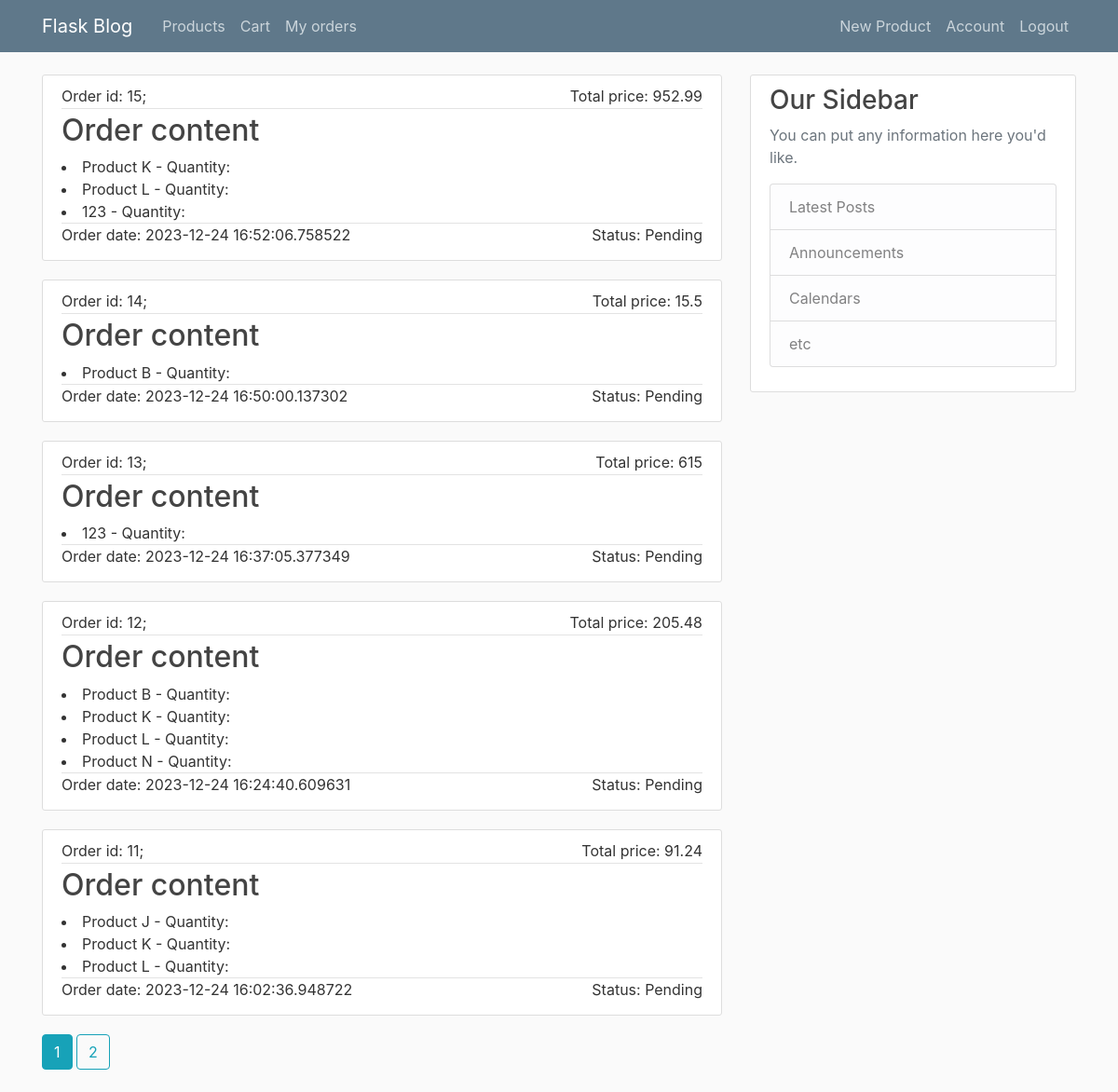
The app's page /orders (signed in) with its own data.
### flaskblog/models.py (models this page shows, shortened)
class Orders(db.Model):
    id = db.Column(db.Integer, primary_key=True)
    userId = db.Column(db.Integer, db.ForeignKey('user.id'), nullable=False)
    orderedProducts = db.Column(db.JSON, nullable=False)
    totalAmount = db.Column(db.Float, nullable=False)
    orderStatus = db.Column(db.String(20), nullable=False)
    warehouseId = db.Column(db.Integer, db.ForeignKey('warehouse.id'), nullable=False)
    orderDate = db.Column(db.DateTime, default=datetime.utcnow, nullable=False)
    warehouse = db.relationship('Warehouse', backref='orders')

class Product(db.Model):
    id = db.Column(db.Integer, primary_key=True)
    name = db.Column(db.String(20), nullable=False, unique=True)
    category = db.Column(db.String(20), nullable=False)
    price = db.Column(db.Float, nullable=False)
    quantityInStock = db.Column(db.Integer, nullable=False)
    unitOfMeasure = db.Column(db.String(20), nullable=False)
    description = db.Column(db.Text, nullable=False)

### flaskblog/main/routes.py (the view)
@main.route("/orders")
@login_required
def orders():
    page = request.args.get('page', 1, type=int)
    orders = Orders.query.filter(Orders.userId == current_user.id).order_by(Orders.orderDate.desc())
    print(orders)
    products_list=[]
    cart_dict={}
    for order in orders:
        cart_dict = json.loads(order.orderedProducts)
        cart_dict = dict(sorted(cart_dict.items()))
        products = Product.query.filter(Product.id.in_(list(cart_dict.keys())))
        products_list.append(products)
    orders = orders.paginate(page=page, per_page=5)
    return render_template('orders.html', title='Orders', orders=orders, products_list=products_list, cart_dict=cart_dict, zip=zip)

### flaskblog/models.py (called while the page is built)
@login_manager.user_loader
def load_user(user_id):
    return User.query.get(int(user_id))

    def has_roles(self, role):
        if isinstance(role, str):
            return role in (role.name for role in self.roles)
        else:
            return role in self.roles

### flaskblog/templates/orders.html
{% extends "layout.html" %}
{% block content %}
    {% for order, products in zip(orders.items, products_list) %}
        <article class="media content-section">
          <div class="media-body">
            <div class="order-metadata">
              <p class="no-line-break">Order id: {{ order.id }}; </p>
              <p class="no-line-break flt-r">Total price: {{ order.totalAmount }}</p>
            </div>
            <h2>Order content</h2>
            {% for product in products %}
                <li>{{ product.name }} - Quantity: {{ cart_dict[product.id|string] }}</li>
            {% endfor %}
            <div class="order-metadata-bottom">
              <p class="no-line-break">Order date: {{ order.orderDate }}</p>
              <p class="no-line-break flt-r">Status: {{ order.orderStatus }}</p>
            </div>
          </div>
        </article>
    {% endfor %}
    {% for page_num in orders.iter_pages(left_edge=1, right_edge=1, left_current=1, right_current=2) %}
      {% if page_num %}
        {% if orders.page == page_num %}
          <a class="btn btn-info mb-4" href="{{ url_for('main.orders', page=page_num) }}">{{ page_num }}</a>
        {% else %}
          <a class="btn btn-outline-info mb-4" href="{{ url_for('main.orders', page=page_num) }}">{{ page_num }}</a>
        {% endif %}
      {% else %}
        ...
      {% endif %}
    {% endfor %}
{% endblock content %}

### flaskblog/static/main.css (style rules this page uses)
body { background: #fafafa; color: #333333; margin-top: 5rem; }
h1, h2, h3, h4, h5, h6 { color: #444444; }
.content-section { background: #ffffff; padding: 10px 20px; border: 1px solid #dddddd; border-radius: 3px; margin-bottom: 20px; }
.order-metadata { padding-bottom: 1px; margin-bottom: 4px; border-bottom: 1px solid #e3e3e3 }
.order-metadata-bottom { padding-bottom: 1px; margin-bottom: 4px; border-top: 1px solid #e3e3e3 }
.flt-r { float: right; }
.no-line-break { display:inline; margin-bottom: 0; }

### records on screen
Orders: id "15", totalAmount "952.99", orderDate "2023-12-24 16:52:06.758522", orderStatus "Pending"
Product: name "Product K"
Product: name "Product L"
Product: name "123"
Orders: id "14", totalAmount "15.5", orderDate "2023-12-24 16:50:00.137302", orderStatus "Pending"
Product: name "Product B"
Orders: id "13", totalAmount "615", orderDate "2023-12-24 16:37:05.377349", orderStatus "Pending"
Orders: id "12", totalAmount "205.48", orderDate "2023-12-24 16:24:40.609631", orderStatus "Pending"
Product: name "Product N"
Orders: id "11", totalAmount "91.24", orderDate "2023-12-24 16:02:36.948722", orderStatus "Pending"
Product: name "Product J"

### other values on screen
{{ page_num }} "1"
{{ page_num }} "2"
